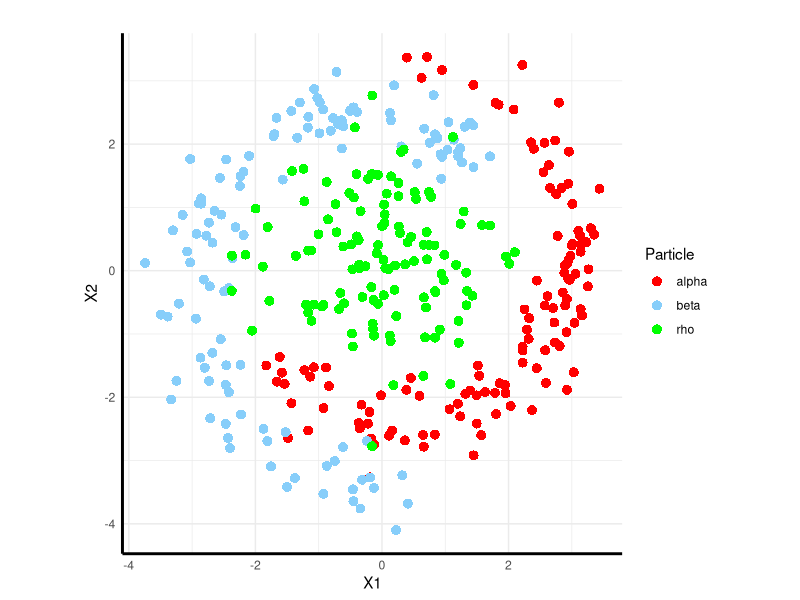

Reproduce this figure in R. (Note: a time limit stopped this script after it produced the figure.)
## ---- chunk 1
dat =read.table("Collider_Data_2025.txt", h = TRUE,stringsAsFactors =TRUE)
# dim(dat)
# head(dat) # First five observationsare all of class 1
# dim(x) = p = 360
# dim(y) = 

library(ggplot2)

## ---- chunk 2
# Create column for particle type based on Y1, Y2, Y3
dat$Particle <- ifelse(dat$Y1 == 1, "alpha", ifelse(dat$Y2 == 1, "beta", "rho"))

# Create the scatter plot
ggplot(data = dat, aes(x = X1, y = X2, color = Particle)) +
  geom_point(shape = 16, size = 3) +
  scale_color_manual(values = c("alpha" = "red", "beta" = "lightskyblue", "rho" = "green"),labels = c("alpha", "beta", "rho")) +  
  labs(x = "X1", y = "X2", title = "") +  
  theme_minimal() +  
  theme(legend.position = "right",axis.line = element_line(color = "black", linewidth = 1))  +
  coord_fixed()  # Ensures 1:1 aspect ratio
## ---- chunk 3

soft_max <- function(Z) {
  exp_Z <- exp(Z)
  denom <- colSums(exp_Z)
  probs <- exp_Z / matrix(denom, nrow = nrow(Z), ncol = ncol(Z), byrow = TRUE)
  return(probs)
}

## ---- chunk 4
g <- function(Yhat, Y) {
  #Yhat: 3 x N matrix of predicted probabilities
  #Y: 3 x N matrix of one-hot encoded responses
  
  log_Yhat <- -log(Yhat)
  
  C_i <- colSums(Y * log_Yhat) 
  
  return(mean(C_i))
}

## ---- chunk 5

# activation function for the augmented and hidden layers 
activation_fn <- function(Z){
  tanh(Z)
}

# Write a function that evaluates the neural network (forward recursion):
# X     - Input matrix (N x p)
# Y     - Output matrix(N x q)
# theta - A parameter vector (all of the parameters)
# m     - Number of nodes on hidden layers
# v     - regularisation parameter
forward_pass <- function(X, Y, theta, m, v){
  
  # Relevant dimensional variables:
   N = dim(X)[1]
   p = dim(X)[2]
   q = dim(Y)[2]
   
   # Populate weight-matrix and bias vectors:
   index = 1:(p*p)
   W1    = matrix(theta[index], p, p) # augmented layer
   index = max(index)+1:(2*p*m)
   W2    = matrix(theta[index], 2*p, m) # hidden layer 1
   index = max(index)+1:(m*m)
   W3    = matrix(theta[index], m, m) # hidden layer 2
   index = max(index)+1:(m*q)
   W4    = matrix(theta[index], m, q) # output layer
   
   index = max(index) + 1:(p)
   b1    = matrix(theta[index],p , 1) # augmented layer
   index = max(index)+1:(m)
   b2    = matrix(theta[index],m,1)   # hidden layer 1
   index = max(index)+1:(m)
   b3    = matrix(theta[index],m,1)   # hidden layer 2
   index = max(index)+1:(q)
   b4    = matrix(theta[index],q,1)   # output layer 
  
   # calculate the activation functions
   ones_t = matrix(1,1,N)
   A0 = t(X)
   A1 = activation_fn(t(W1) %*% A0 +b1 %*% ones_t) # pxN
   A_aug = rbind(A0, A1)                           # 2pxN
   A2 = activation_fn(t(W2) %*% A_aug +b2 %*% ones_t) # mxN
   A3 = activation_fn(t(W3) %*% A2 +b3 %*% ones_t) # mxN
   A4 = soft_max(t(W4) %*% A3 + b4 %*% ones_t)     # qnN
   
   # calculate the errors
   Yhat = t(A4)
   E1 = g(t(Yhat), t(Y)) # error 1- cross entropy
   E2 = E1 + v/N * (sum(W1^2) + sum(W2^2) + sum(W3^2) + sum(W4^2))
   
   return(list(out = Yhat, E1 = E1, E2 = E2))
  
}
## ---- chunk 6
set.seed(2025)

# extract input and output observations
X <-  as.matrix(dat[,1:3])
Y <-  as.matrix(dat[,4:6])

N <-  dim(X)[1]

# split the data into 80-20 ratio for training & validation
set <- sample(1:N, round(0.8 * N), replace = FALSE)
X_train <- X[set,]
Y_train <- Y[set,]
X_val <- X[-set,]
Y_val <- Y[-set,]

# perform neural network using feed forward function
p <- dim(X)[2]
q <- dim(Y)[2]
m <- 4
npars <- p*(p + 1 + 2*m) + m*(m + 2 + q) + q

nv <- 20
v_seq <-  exp(seq(-6,2,length.out = nv))
validation_errors <- rep(NA, nv)


# validation
for(i in 1:nv){
  v <- v_seq[i]
  
  # penalised obj fn
  obj_pen = function(pars)
  {
    res_model = forward_pass(X_train, Y_train, pars, m, v) #NB training data
    return(res_model$E2)
  }
  
  theta_rand <- runif(npars,-1,1)
  res_opt = nlm(obj_pen, theta_rand, iterlim = 2000)
  
  res_fitted = forward_pass(X_val, Y_val, res_opt$estimate, m, 0)
  validation_errors[i] <- res_fitted$E1
  
}

# select optimal v
v_opt <- v_seq[which.min(validation_errors)]

plot_data <- data.frame(v = v_seq, ValidationError = validation_errors)
ggplot(plot_data, aes(x = v, y = ValidationError)) +
  geom_line(color = "blue") +
  geom_point(color = "blue") +
  geom_vline(xintercept = v_opt, linetype = "dotted", color = "red", size = 1) +
  labs(x = "ν", y = "Validation Cross-Entropy Error", title = "") +
  xlim(0, 2.5) +
  theme_minimal() +
  coord_fixed()


## ---- chunk 7
# train final model with optimal v_opt
obj_pen_final = function(pars) {
  forward_pass(X_train, Y_train, pars, m, v_opt)$E2
}

theta_rand_final <- runif(npars, -1, 1)
res_opt_final <- nlm(obj_pen_final, theta_rand_final, iterlim = 2000)

# function to create response curves
create_response_curves <- function(model, X_data, var_index, n_points = 100) {
  # Create sequence for the selected variable
  var_seq <- seq(min(X_data[,var_index]), max(X_data[,var_index]), length.out = n_points)
  
  # Create reference data (median values for other variables)
  ref_data <- apply(X_data, 2, median)
  response_data <- matrix(rep(ref_data, each = n_points), nrow = n_points)
  response_data[,var_index] <- var_seq
  
  # Get predictions
  preds <- forward_pass(response_data, matrix(0, n_points, q), 
                       res_opt_final$estimate, m, 0)$out
  
  # Prepare data for plotting
  plot_data <- data.frame(
    x = rep(var_seq, q),
    y = as.vector(preds),
    Detector = factor(rep(c("Y1", "Y2", "Y3"), each = n_points)),
    Variable = colnames(X_data)[var_index]
  )
  
  return(plot_data)
}

# Create response curves for each input variable
response_curves <- rbind(
  create_response_curves(res_opt_final, X_train, 1),  # X1
  create_response_curves(res_opt_final, X_train, 2),  # X2
  create_response_curves(res_opt_final, X_train, 3)   # X3
)

# Plot the response curves
ggplot(response_curves, aes(x = x, y = y, color = Detector)) +
  geom_line(size = 1) +
  facet_wrap(~Variable, scales = "free_x") +
  labs(x = "Input Value", y = "Predicted Probability", color = "Detector") +
  scale_color_manual(values = c("Y1" = "red", "Y2" = "blue", "Y3" = "green")) +
  theme_minimal() +
  theme(legend.position = "bottom")
